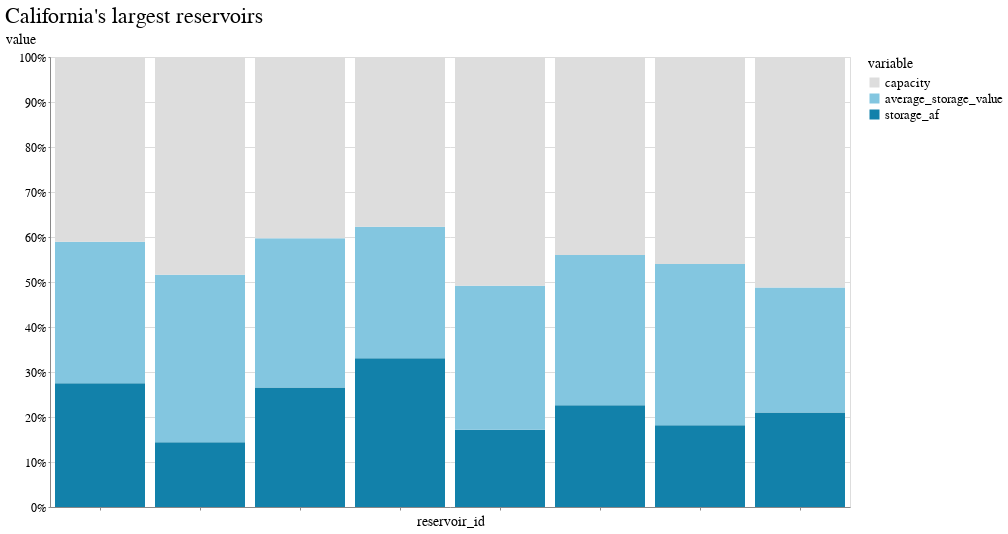

Notebook cell for this chart:
### Code cell
domain = ["capacity", "average_storage_value", "storage_af", ]
range_ = ['#ddd', '#83c6e0', '#1281aa', ]

alt.Chart(melt[melt.variable != "capacity_value"]).mark_bar().encode(
    x=alt.X('reservoir_id', axis=alt.Axis(labels=False)),
    y=alt.Y('value',stack="normalize"),
    order="bar_order",
    color=alt.Color(
        'variable', 
        scale=alt.Scale(domain=domain, range=range_), 
        #sort='descending'
    ),
    tooltip=["reservoir_id"]
).properties(title="California's largest reservoirs")

### Figure 1 — Vega-Lite specification as saved in the notebook (floating-point values rounded to 4 significant figures)
{"config": {"view": {"width": 800, "height": 450}, "background": "#ffffff", "title": {"anchor": "start", "font": "BentonGothic-Bold, sans", "fontColor": "#000000", "fontSize": 22, "fontWeight": "normal"}, "arc": {"fill": "#82c6df"}, "area": {"fill": "#82c6df"}, "line": {"stroke": "#82c6df", "strokeWidth": 3}, "path": {"stroke": "#82c6df"}, "rect": {"fill": "#82c6df"}, "shape": {"stroke": "#82c6df"}, "bar": {"fill": "#82c6df"}, "point": {"stroke": "#82c6df"}, "symbol": {"fill": "#82c6df", "size": 30}, "axis": {"titleFont": "BentonGothic-Bold, sans", "titleFontSize": 14, "titleFontWeight": "normal", "labelFont": "BentonGothic, sans", "labelFontSize": 12, "labelFontWeight": "normal"}, "axisX": {"labelAngle": 0, "labelPadding": 4, "tickSize": 3}, "axisY": {"labelBaseline": "middle", "maxExtent": 45, "minExtent": 45, "tickSize": 2, "titleAlign": "left", "titleAngle": 0, "titleX": -45, "titleY": -11}, "legend": {"titleFont": "BentonGothic-Bold, sans", "titleFontSize": 14, "titleFontWeight": "normal", "symbolType": "square", "labelFont": "BentonGothic, sans", "labelFontSize": 13}, "range": {"category": ["#3580b1", "#ec8431", "#ab7fb4", "#c89d29", "#adc839", "#829eb1"], "diverging": ["#e68a4f", "#f4bb6a", "#f9e39c", "#dadfe2", "#a6b7c6", "#849eae"], "heatmap": ["#fbf2c7", "#f9e39c", "#f8d36e", "#f4bb6a", "#e68a4f", "#d15a40", "#ab4232"], "ordinal": ["#fbf2c7", "#f9e39c", "#f8d36e", "#f4bb6a", "#e68a4f", "#d15a40", "#ab4232"], "ramp": ["#fbf2c7", "#f9e39c", "#f8d36e", "#f4bb6a", "#e68a4f", "#d15a40", "#ab4232"]}}, "data": {"name": "data-b0ea8cb6a59ad2fcaf01e15d8d4b50f7"}, "mark": "bar", "encoding": {"color": {"field": "variable", "scale": {"domain": ["capacity", "average_storage_value", "storage_af"], "range": ["#ddd", "#83c6e0", "#1281aa"]}, "type": "nominal"}, "order": {"field": "bar_order", "type": "quantitative"}, "tooltip": [{"field": "reservoir_id", "type": "nominal"}], "x": {"axis": {"labels": false}, "field": "reservoir_id", "type": "nominal"}, "y": {"field": "value", "stack": "normalize", "type": "quantitative"}}, "title": "California's largest reservoirs", "$schema": "https://vega.github.io/schema/vega-lite/v4.17.0.json", "datasets": {"data-b0ea8cb6a59ad2fcaf01e15d8d4b50f7": [{"reservoir_id": "CLE", "variable": "storage_af", "value": 727200.0, "bar_order": 1}, {"reservoir_id": "SHA", "variable": "storage_af", "value": 1800000.0, "bar_order": 1}, {"reservoir_id": "ALM", "variable": "storage_af", "value": 876100.0, "bar_order": 1}, {"reservoir_id": "ORO", "variable": "storage_af", "value": 1817000.0, "bar_order": 1}, {"reservoir_id": "FOL", "variable": "storage_af", "value": 855500.0, "bar_order": 1}, {"reservoir_id": "NML", "variable": "storage_af", "value": 811100.0, "bar_order": 1}, {"reservoir_id": "DNP", "variable": "storage_af", "value": 1339000.0, "bar_order": 1}, {"reservoir_id": "SNL", "variable": "storage_af", "value": 837000.0, "bar_order": 1}, {"reservoir_id": "CLE", "variable": "average_storage_value", "value": 1882000.0, "bar_order": 2}, {"reservoir_id": "SHA", "variable": "average_storage_value", "value": 3540000.0, "bar_order": 2}, {"reservoir_id": "ALM", "variable": "average_storage_value", "value": 1000000.0, "bar_order": 2}, {"reservoir_id": "ORO", "variable": "average_storage_value", "value": 2688000.0, "bar_order": 2}, {"reservoir_id": "FOL", "variable": "average_storage_value", "value": 756300.0, "bar_order": 2}, {"reservoir_id": "NML", "variable": "average_storage_value", "value": 1508000.0, "bar_order": 2}, {"reservoir_id": "DNP", "variable": "average_storage_value", "value": 1672000.0, "bar_order": 2}, {"reservoir_id": "SNL", "variable": "average_storage_value", "value": 1106000.0, "bar_order": 2}, {"reservoir_id": "CLE", "variable": "capacity", "value": 2448000.0, "bar_order": 3}, {"reservoir_id": "SHA", "variable": "capacity", "value": 4552000.0, "bar_order": 3}, {"reservoir_id": "ALM", "variable": "capacity", "value": 1308000.0, "bar_order": 3}, {"reservoir_id": "ORO", "variable": "capacity", "value": 3538000.0, "bar_order": 3}, {"reservoir_id": "FOL", "variable": "capacity", "value": 977000.0, "bar_order": 3}, {"reservoir_id": "NML", "variable": "capacity", "value": 2400000.0, "bar_order": 3}, {"reservoir_id": "DNP", "variable": "capacity", "value": 2030000.0, "bar_order": 3}, {"reservoir_id": "SNL", "variable": "capacity", "value": 2041000.0, "bar_order": 3}]}}
